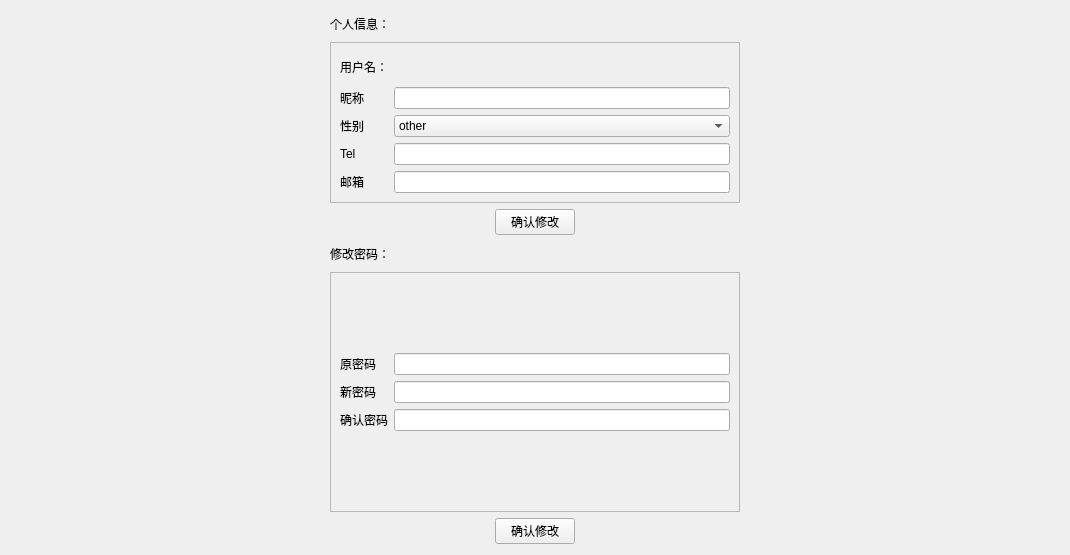
          <widget class="QWidget" name="tab_changeInformation">
           <attribute name="title">
            <string>修改信息</string>
           </attribute>
           <layout class="QGridLayout" name="gridLayout_38">
            <item row="0" column="2">
             <widget class="QLabel" name="label_28">
              <property name="minimumSize">
               <size>
                <width>0</width>
                <height>25</height>
               </size>
              </property>
              <property name="maximumSize">
               <size>
                <width>16777215</width>
                <height>25</height>
               </size>
              </property>
              <property name="text">
               <string>个人信息：</string>
              </property>
             </widget>
            </item>
            <item row="1" column="0">
             <spacer name="horizontalSpacer_11">
              <property name="orientation">
               <enum>Qt::Horizontal</enum>
              </property>
              <property name="sizeHint" stdset="0">
               <size>
                <width>159</width>
                <height>20</height>
               </size>
              </property>
             </spacer>
            </item>
            <item row="1" column="1">
             <spacer name="horizontalSpacer_14">
              <property name="orientation">
               <enum>Qt::Horizontal</enum>
              </property>
              <property name="sizeHint" stdset="0">
               <size>
                <width>160</width>
                <height>20</height>
               </size>
              </property>
             </spacer>
            </item>
            <item row="1" column="2" colspan="3">
             <widget class="QFrame" name="frame_5">
              <property name="frameShape">
               <enum>QFrame::StyledPanel</enum>
              </property>
              <property name="frameShadow">
               <enum>QFrame::Raised</enum>
              </property>
              <layout class="QGridLayout" name="gridLayout_12">
               <item row="0" column="0">
                <layout class="QGridLayout" name="gridLayout_13">
                 <item row="0" column="0">
                  <widget class="QLabel" name="label_13">
                   <property name="text">
                    <string>用户名：</string>
                   </property>
                  </widget>
                 </item>
                 <item row="3" column="1">
                  <widget class="QLineEdit" name="tel"/>
                 </item>
                 <item row="3" column="0">
                  <widget class="QLabel" name="label_14">
                   <property name="text">
                    <string>Tel</string>
                   </property>
                  </widget>
                 </item>
                 <item row="0" column="1">
                  <widget class="QLabel" name="label_18">
                   <property name="minimumSize">
                    <size>
                     <width>0</width>
                     <height>29</height>
                    </size>
                   </property>
                   <property name="maximumSize">
                    <size>
                     <width>16777215</width>
                     <height>29</height>
                    </size>
                   </property>
                   <property name="text">
                    <string/>
                   </property>
                  </widget>
                 </item>
                 <item row="4" column="1">
                  <widget class="QLineEdit" name="email"/>
                 </item>
                 <item row="4" column="0">
                  <widget class="QLabel" name="label_15">
                   <property name="text">
                    <string>邮箱</string>
                   </property>
                  </widget>
                 </item>
                 <item row="1" column="1">
                  <widget class="QLineEdit" name="name_4"/>
                 </item>
                 <item row="2" column="0">
                  <widget class="QLabel" name="label_24">
                   <property name="text">
                    <string>性别</string>
                   </property>
                  </widget>
                 </item>
                 <item row="1" column="0">
                  <widget class="QLabel" name="label_23">
                   <property name="text">
                    <string>昵称</string>
                   </property>
                  </widget>
                 </item>
                 <item row="2" column="1">
                  <widget class="QComboBox" name="sex">
                   <item>
                    <property name="text">
                     <string>other</string>
                    </property>
                   </item>
                   <item>
                    <property name="text">
                     <string>female</string>
                    </property>
                   </item>
                   <item>
                    <property name="text">
                     <string>male</string>
                    </property>
                   </item>
                  </widget>
                 </item>
                </layout>
               </item>
              </layout>
             </widget>
            </item>
            <item row="1" column="5">
             <spacer name="horizontalSpacer_13">
              <property name="orientation">
               <enum>Qt::Horizontal</enum>
              </property>
              <property name="sizeHint" stdset="0">
               <size>
                <width>160</width>
                <height>20</height>
               </size>
              </property>
             </spacer>
            </item>
            <item row="1" column="6">
             <spacer name="horizontalSpacer_12">
              <property name="orientation">
               <enum>Qt::Horizontal</enum>
              </property>
              <property name="sizeHint" stdset="0">
               <size>
                <width>159</width>
                <height>20</height>
               </size>
              </property>
             </spacer>
            </item>
            <item row="2" column="2">
             <spacer name="horizontalSpacer">
              <property name="orientation">
               <enum>Qt::Horizontal</enum>
              </property>
              <property name="sizeHint" stdset="0">
               <size>
                <width>159</width>
                <height>20</height>
               </size>
              </property>
             </spacer>
            </item>
            <item row="2" column="3">
             <widget class="QPushButton" name="pushButton_5">
              <property name="text">
               <string>确认修改</string>
              </property>
             </widget>
            </item>
            <item row="2" column="4">
             <spacer name="horizontalSpacer_2">
              <property name="orientation">
               <enum>Qt::Horizontal</enum>
              </property>
              <property name="sizeHint" stdset="0">
               <size>
                <width>159</width>
                <height>20</height>
               </size>
              </property>
             </spacer>
            </item>
            <item row="3" column="2">
             <widget class="QLabel" name="label_36">
              <property name="minimumSize">
               <size>
                <width>0</width>
                <height>25</height>
               </size>
              </property>
              <property name="maximumSize">
               <size>
                <width>16777215</width>
                <height>25</height>
               </size>
              </property>
              <property name="text">
               <string>修改密码：</string>
              </property>
             </widget>
            </item>
            <item row="4" column="2" colspan="3">
             <widget class="QFrame" name="frame_4">
              <property name="minimumSize">
               <size>
                <width>0</width>
                <height>240</height>
               </size>
              </property>
              <property name="maximumSize">
               <size>
                <width>16777215</width>
                <height>240</height>
               </size>
              </property>
              <property name="frameShape">
               <enum>QFrame::StyledPanel</enum>
              </property>
              <property name="frameShadow">
               <enum>QFrame::Raised</enum>
              </property>
              <layout class="QGridLayout" name="gridLayout_9">
               <item row="0" column="0">
                <layout class="QGridLayout" name="gridLayout_10">
                 <item row="0" column="0">
                  <widget class="QLabel" name="label_8">
                   <property name="text">
                    <string>原密码</string>
                   </property>
                  </widget>
                 </item>
                 <item row="0" column="1">
                  <widget class="QLineEdit" name="oldpwd">
                   <property name="echoMode">
                    <enum>QLineEdit::Password</enum>
                   </property>
                  </widget>
                 </item>
                 <item row="1" column="0">
                  <widget class="QLabel" name="label_9">
                   <property name="text">
                    <string>新密码</string>
                   </property>
                  </widget>
                 </item>
                 <item row="1" column="1">
                  <widget class="QLineEdit" name="newpwd">
                   <property name="echoMode">
                    <enum>QLineEdit::Password</enum>
                   </property>
                  </widget>
                 </item>
                 <item row="2" column="0">
                  <widget class="QLabel" name="label_10">
                   <property name="text">
                    <string>确认密码</string>
                   </property>
                  </widget>
                 </item>
                 <item row="2" column="1">
                  <widget class="QLineEdit" name="newpwd2">
                   <property name="echoMode">
                    <enum>QLineEdit::Password</enum>
                   </property>
                  </widget>
                 </item>
                </layout>
               </item>
              </layout>
             </widget>
            </item>
            <item row="5" column="2">
             <spacer name="horizontalSpacer_3">
              <property name="orientation">
               <enum>Qt::Horizontal</enum>
              </property>
              <property name="sizeHint" stdset="0">
               <size>
                <width>159</width>
                <height>20</height>
               </size>
              </property>
             </spacer>
            </item>
            <item row="5" column="3">
             <widget class="QPushButton" name="changepwd">
              <property name="text">
               <string>确认修改</string>
              </property>
             </widget>
            </item>
            <item row="5" column="4">
             <spacer name="horizontalSpacer_4">
              <property name="orientation">
               <enum>Qt::Horizontal</enum>
              </property>
              <property name="sizeHint" stdset="0">
               <size>
                <width>159</width>
                <height>20</height>
               </size>
              </property>
             </spacer>
            </item>
           </layout>
          </widget>
